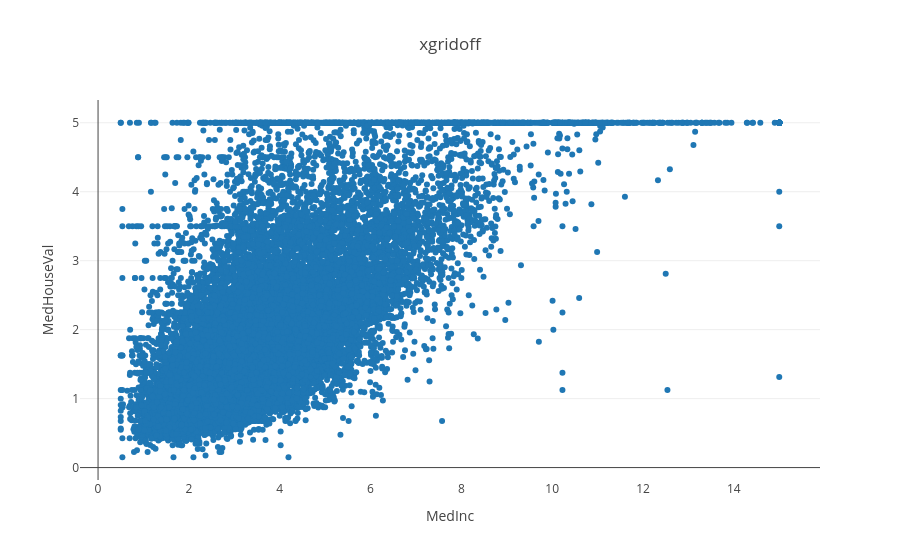

The notebook cell saved with this chart:
### Code cell
# xgridoffテンプレートを使用
figure = go.Figure(
    data=[trace],
    layout = go.Layout(
        template=templates_config['xgridoff'],  # template='xgridoff' でも可
        xaxis={'title': 'MedInc'},
        yaxis={'title': 'MedHouseVal'},
        title='xgridoff'
    )
)

figure

### Figure 1 — Plotly figure (JSON) as saved in the notebook; plotly's stock layout.template omitted (floating-point values rounded to 4 significant figures; data arrays with more than 128 entries replaced by an {"elided": "..."} marker saying what was removed)
{"data": [{"mode": "markers", "type": "scatter", "x": {"elided": "20640 float values"}, "y": {"elided": "20640 float values"}}], "layout": {"title": {"text": "xgridoff"}, "xaxis": {"title": {"text": "MedInc"}}, "yaxis": {"title": {"text": "MedHouseVal"}}}}
